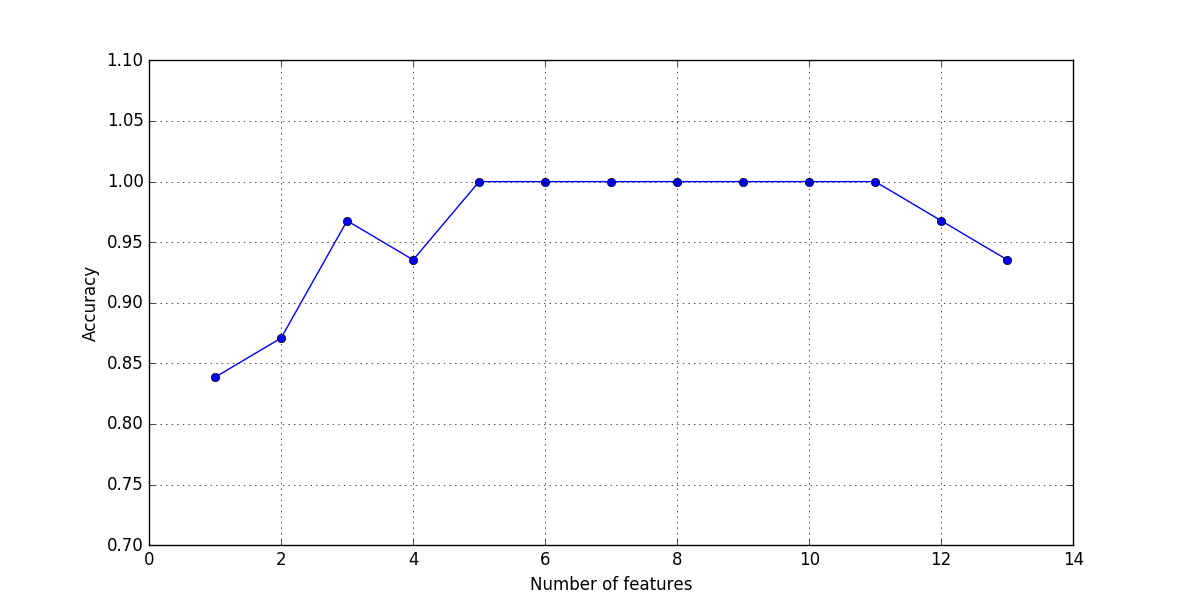

Reproduce this figure in Python.
# A test of the SBS algorithm in sbs.py

import pandas as pd
import numpy as np
import matplotlib.pyplot as plt

from sbs import SBS as sbs
from sklearn.cross_validation import train_test_split
from sklearn.neighbors import KNeighborsClassifier
from sklearn.preprocessing import StandardScaler

# Import the wines data set
df_wine = pd.read_csv('https://archive.ics.uci.edu/ml/machine-learning-databases/wine/wine.data', header=None)

# Assign column names to the pandas DataFrame
df_wine.columns = ['Class label', 'Alcohol', 'Malic acid', \
        'Ash', 'Alcalinity of ash', 'Magnesium', \
        'Total phenols', 'Flavanoids', 'Nonflavanoid phenols', \
        'Proanthocyanins', 'Color intensity', 'Hue', \
        'OD280/OD315 of diluted wines', 'Proline']

# Split the data set into features and outputs
X, y = df_wine.iloc[:, 1:].values, df_wine.iloc[:,0].values

# Split the feature and output datasets into training and
# testing components, 30% for testing, rest for training
X_train, X_test, y_train, y_test = \
        train_test_split(X, y, test_size=0.3, random_state=0)

# Standardize data (x_std = (x - x_avg) / x_dev
ss = StandardScaler()
X_train_std = ss.fit_transform(X_train)
X_test_std = ss.transform(X_test)

knn = KNeighborsClassifier(n_neighbors=2)
sbs = sbs(knn, k_features=1)
sbs.fit(X_train_std, y_train)

k_feat = [len(k) for k in sbs.subsets_]
plt.plot(k_feat, sbs.scores_, marker='o')
plt.ylim([0.7, 1.1])
plt.ylabel('Accuracy')
plt.xlabel('Number of features')
plt.grid()
plt.show()

# For comparison purposes: original data fit vs feature
# selection data fit

# By examining the output, we can tell that test subset 8
# has a very good fit
k5 = list(sbs.subsets_[8])

print('Original training with full dataset')
knn.fit(X_train_std, y_train)
print('Training accuracy (training data):', knn.score(X_train_std, y_train))
print('Training accuracy (test data):', knn.score(X_test_std, y_test))

print('Sequential backward selection training')
knn.fit(X_train_std[:, k5], y_train)
print('Training accuracy (training data):', knn.score(X_train_std[:, k5], y_train))
print('Training accuracy (test data):', knn.score(X_test_std[:, k5], y_test))
